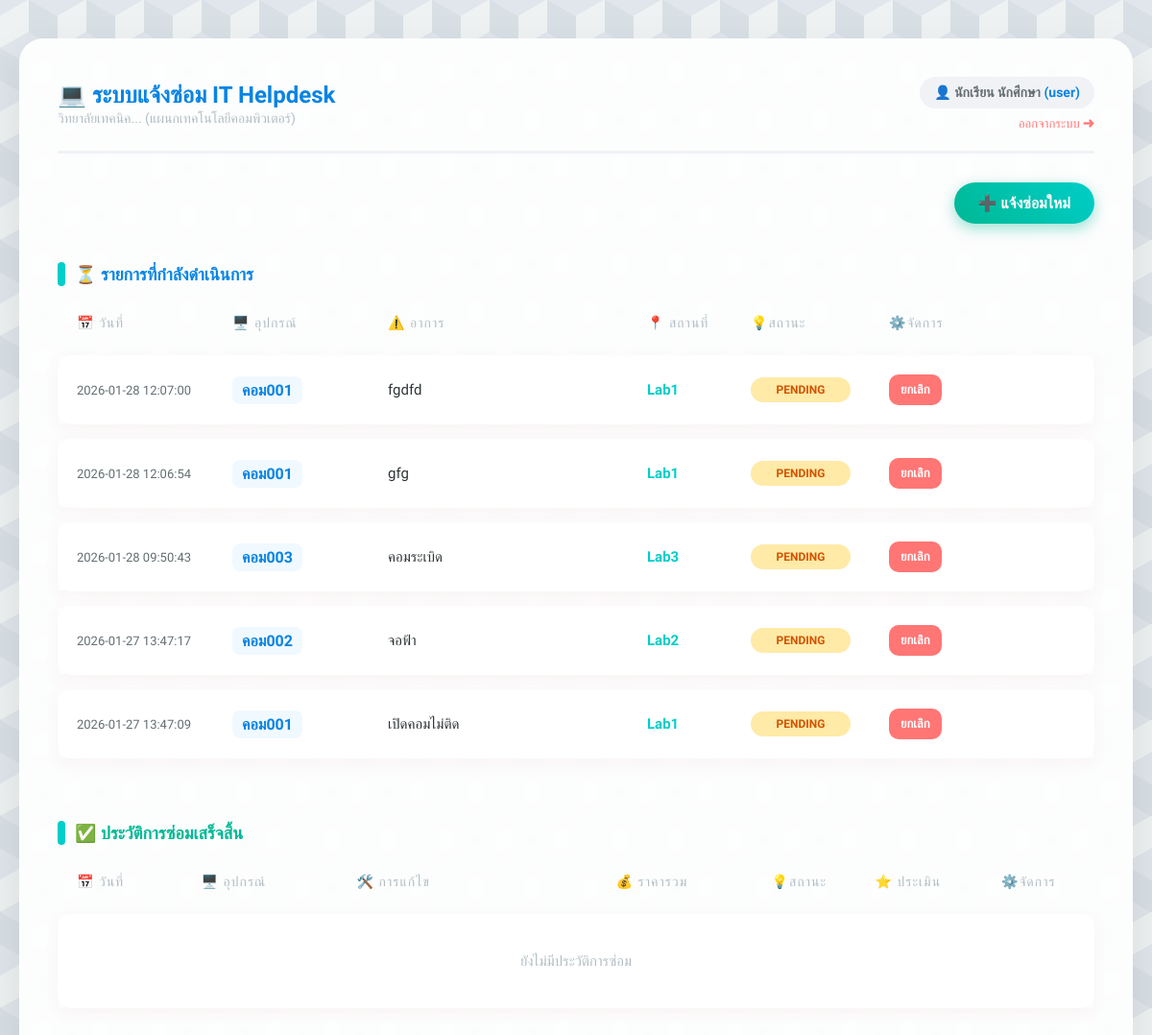
Before: /dashboard (signed in) with the older database file.
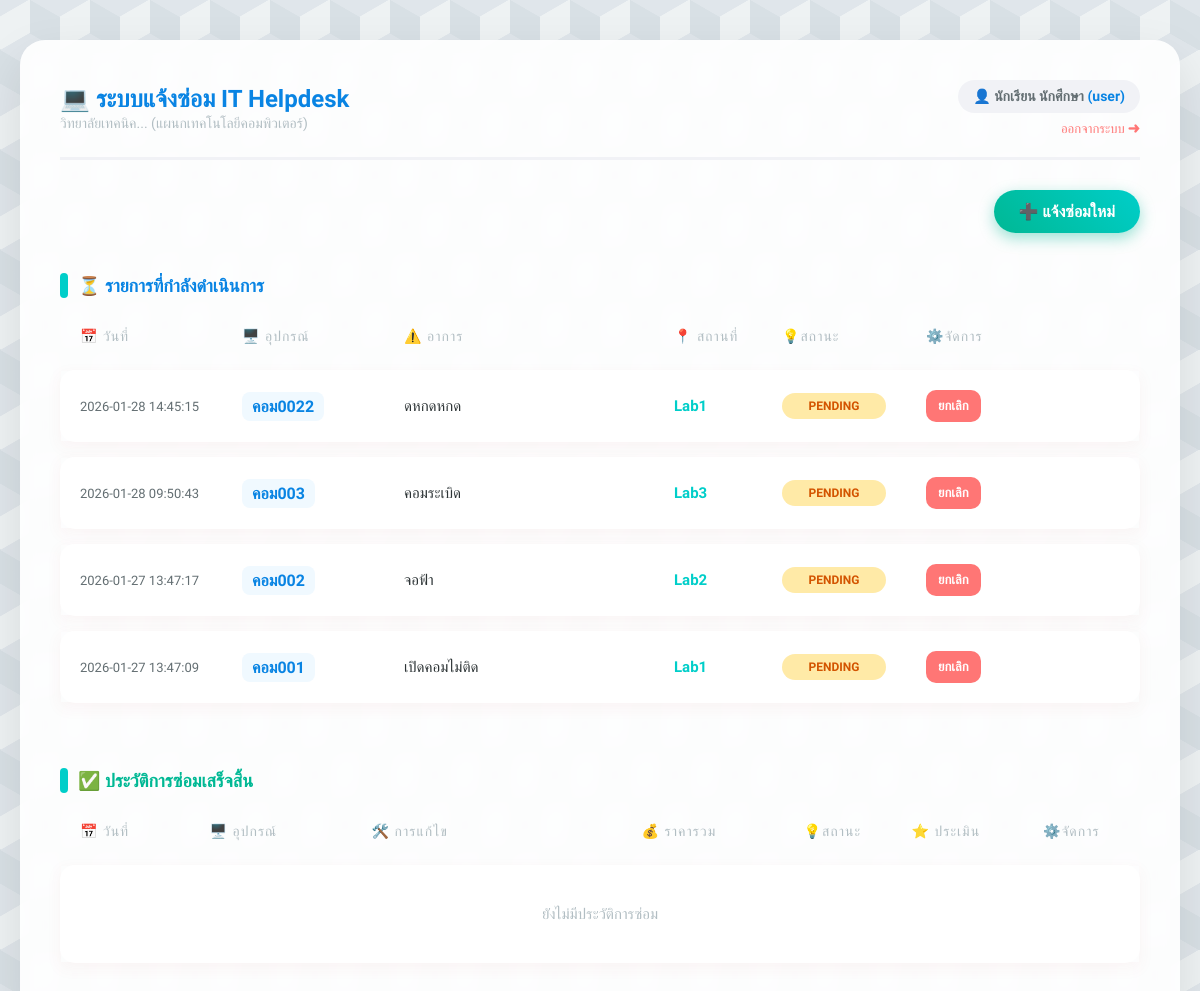
After: the same page with the newer database file.
### tables this page shows
CREATE TABLE repairs (
        repair_id INTEGER PRIMARY KEY AUTOINCREMENT,
        user_id INTEGER NOT NULL,
        device_name TEXT NOT NULL,
        problem_detail TEXT NOT NULL,
        location TEXT NOT NULL,
        status TEXT DEFAULT 'Pending',
        report_date TIMESTAMP DEFAULT CURRENT_TIMESTAMP,
        technician_note TEXT,
        FOREIGN KEY (user_id) REFERENCES users (user_id)
    );

### app.py (the view)
@app.route('/dashboard')
def dashboard():
    if 'user_id' not in session:
        return redirect(url_for('login'))
    conn = get_db_connection()
    if session['role'] == 'admin':
        all_repairs = conn.execute('''
            SELECT r.*, u.fullname, e.rating, e.comment
            FROM repairs r
            JOIN users u ON r.user_id = u.user_id
            LEFT JOIN evaluations e ON r.repair_id = e.repair_id
            ORDER BY r.report_date DESC
        ''').fetchall()
    else:
        all_repairs = conn.execute('''
            SELECT r.*, e.rating, e.comment
            FROM repairs r
            LEFT JOIN evaluations e ON r.repair_id = e.repair_id
            WHERE r.user_id = ?
            ORDER BY r.report_date DESC
        ''', (session['user_id'],)).fetchall()
    conn.close()
    active_repairs = []
    completed_repairs = []
    for repair in all_repairs:
        if repair['status'] == 'Completed':
            completed_repairs.append(repair)
        else:
            active_repairs.append(repair)
    return render_template('index.html',
                           name=session['fullname'],
                           role=session['role'],
                           active_repairs=active_repairs,
                           completed_repairs=completed_repairs)

### app.py (called while the page is built)
def get_db_connection():
    conn = sqlite3.connect('maintenance.db')
    conn.row_factory = sqlite3.Row
    return conn

### templates/index.html (shortened to what this page needs)
<!DOCTYPE html>
<html lang="th">
<head>
    <link rel="stylesheet" href="{{ url_for('static', filename='style.css') }}">
</head>
<body>
<div class="container">
    <header>
        <div>
            <h1>💻 ระบบแจ้งซ่อม IT Helpdesk</h1>
            <span style="color: #b2bec3; font-size: 14px;">วิทยาลัยเทคนิค... (แผนกเทคโนโลยีคอมพิวเตอร์)</span>
        </div>
        <div style="text-align: right;">
            <div class="user-badge">
                👤 {{ name }} <span style="color: #0984e3;">({{ role }})</span>
            </div>
            <a href="{{ url_for('logout') }}" style="color: #ff7675; text-decoration: none; font-size: 13px; margin-top: 8px; display: inline-block;">ออกจากระบบ ➜</a>
        </div>
    </header>
    {% if role == 'user' %}
        <div style="text-align: right; margin-bottom: 20px;">
            <a href="{{ url_for('report') }}" class="btn btn-add">➕ แจ้งซ่อมใหม่</a>
        </div>
    {% endif %}
    <h2>⏳ รายการที่กำลังดำเนินการ</h2>
    <table>
        <thead>
            <tr>
                <th width="15%">📅 วันที่</th>
                <th width="15%">🖥️ อุปกรณ์</th>
                <th width="25%">⚠️ อาการ</th>
                <th width="10%">📍 สถานที่</th>
                <th width="10%">💡สถานะ</th>
                <th>⚙️จัดการ</th>
            </tr>
        </thead>
        <tbody>
            {% for repair in active_repairs %}
            <tr>
                <td class="col-date">{{ repair['report_date'] }}</td>
                <td><span class="col-device">{{ repair['device_name'] }}</span></td>
                <td class="col-problem">{{ repair['problem_detail'] }}</td>
                <td class="col-location">{{ repair['location'] }}</td>
                <td><span class="badge status-{{ repair['status'].split(' ')[0] }}">{{ repair['status'] }}</span></td>
                <td>
                    <div class="action-group">
                        {% if role == 'admin' %}
                            <a href="{{ url_for('update_repair', repair_id=repair['repair_id']) }}" class="btn btn-update">✏️แก้ไข</a>
                            <a href="{{ url_for('delete_repair', repair_id=repair['repair_id']) }}" class="btn btn-delete" onclick="return confirm('ยืนยันลบ?');">🗑️</a>
                        {% else %}
                            {% if repair['status'] == 'Pending' %}
                                <a href="{{ url_for('delete_repair', repair_id=repair['repair_id']) }}" class="btn btn-delete" onclick="return confirm('ยกเลิก?');">ยกเลิก</a>
                            {% else %}
                                <span style="color: #b2bec3; font-size: 12px;">กำลังซ่อม...</span>
                            {% endif %}
                        {% endif %}
                    </div>
                </td>
            </tr>
            {% else %}
            <tr><td colspan="7" style="text-align: center; color: #b2bec3; padding: 40px;">ไม่มีงานค้างในระบบ ✅</td></tr>
            {% endfor %}
        </tbody>
    </table>
    <h2 style="color: #00b894; margin-top: 50px;">✅ ประวัติการซ่อมเสร็จสิ้น</h2>
    <table>
        <thead>
            <tr>
                <th width="12%">📅 วันที่</th>
                <th width="15%">🖥️ อุปกรณ์</th>
                <th width="25%">🛠️ การแก้ไข</th>
                <th width="15%">💰 ราคารวม</th>
                <th width="10%">💡สถานะ</th>
                <th>⭐ ประเมิน</th>
                <th>⚙️จัดการ</th>
            </tr>
        </thead>
        <tbody>
            {% for repair in completed_repairs %}
            <tr>
                <td class="col-date">{{ repair['report_date'] }}</td>
                <td><span class="col-device">{{ repair['device_name'] }}</span></td>
                <td>
                    <div style="font-weight: 500; color: #00b894;">✔ {{ repair['technician_note'] or '-' }}</div>
                    <small style="color: #b2bec3;">(อาการเดิม: {{ repair['problem_detail'] }})</small>
                </td>
                <td>
                    {% if repair['cost'] and repair['cost'] > 0 %}
                        <div class="cost-display">฿{{ "{:,.0f}".format(repair['cost']) }}</div>
                        {% if repair['spare_parts'] %}
                            <div style="font-size: 11px; color: #b2bec3; margin-top: 4px;">{{ repair['spare_parts'] }}</div>
                        {% endif %}
                    {% else %}
                        <span style="color: #b2bec3;">ฟรี</span>
                    {% endif %}
                </td>
                <td><span class="badge status-Completed">Completed</span></td>
                <td>
                    {% if repair['rating'] %}
                        <div style="color: #fdcb6e; letter-spacing: 2px;">
                            {{ '★' * repair['rating'] }}
                        </div>
                    {% else %}
                        {% if role == 'user' %}
                            <a href="{{ url_for('evaluate', repair_id=repair['repair_id']) }}" class="btn btn-rate">⭐ ให้ดาว</a>
                        {% else %}
                            <span style="color: #b2bec3; font-size: 12px;">⌛รอประเมิน</span>
                        {% endif %}
                    {% endif %}
                </td>
                <td>
                    {% if role == 'admin' %}
                        <a href="{{ url_for('delete_repair', repair_id=repair['repair_id']) }}" class="btn btn-delete" onclick="return confirm('ลบประวัติ?');" style="padding: 5px 10px;">🗑️</a>
                    {% endif %}
                </td>
            </tr>
            {% else %}
            <tr><td colspan="7" style="text-align: center; color: #b2bec3; padding: 40px;">ยังไม่มีประวัติการซ่อม</td></tr>
            {% endfor %}
        </tbody>
    </table>
</div>
</body>
</html>

### static/style.css (style rules this page uses)
:root { --primary-blue: #0984e3; --light-blue: #74b9ff; --teal: #00cec9; --bg-color: #dfe6e9; --text-color: #2d3436; --border-radius: 15px; }
body { font-family: 'Prompt', sans-serif; color: var(--text-color); margin: 0; padding: 40px 20px; min-height: 100vh; background-color: #eef2f3; background-image: linear-gradient(30deg, #e0e6eb 12%, transparent 12.5%, transparent 87%, #e0e6eb 87.5%, #e0e6eb), linear-gradient(150deg, #e0e6eb 12%, transparent 12.5%, transparent 87%, #e0e6eb 87.5%, #e0e6eb), linear-gradient(30deg, #e0e6eb 12%, transparent 12.5%, transparent 87%, #e0e6eb 87.5%, #e0e6eb), linear-gradient(150deg, #e0e6eb 12%, transparent 12.5%, transparent 87%, #e0e6eb 87.5%, #e0e6eb), linear-gradient(60deg, #d8e0e5 25%, transparent 25.5%, transparent 75%, #d8e0e5 75%, #d8e0e5), linear-gradient(60deg, #d8e0e5 25%, transparent 25.5%, transparent 75%, #d8e0e5 75%, #d8e0e5); background-size: 60px 100px; background-position: 0 0, 0 0, 30px 50px, 30px 50px, 0 0, 30px 50px; display: flex; justify-content: center; }
.container { width: 100%; max-width: 1200px; background: rgba(255, 255, 255, 0.9); padding: 40px; border-radius: 25px; box-shadow: 0 20px 50px rgba(0,0,0,0.1); backdrop-filter: blur(10px); }
header { display: flex; justify-content: space-between; align-items: center; padding-bottom: 20px; border-bottom: 3px solid #f1f2f6; margin-bottom: 30px; }
h1 { color: var(--primary-blue); margin: 0; display: flex; align-items: center; font-size: 24px; }
.user-badge { background: #f1f2f6; padding: 8px 15px; border-radius: 30px; font-size: 14px; color: #636e72; font-weight: 600; }
h2 { font-size: 18px; color: var(--primary-blue); margin-top: 40px; margin-bottom: 15px; display: flex; align-items: center; }
h2::before { content: ''; display: inline-block; width: 8px; height: 25px; background: var(--teal); margin-right: 10px; border-radius: 4px; }
table { width: 100%; border-collapse: separate; border-spacing: 0 15px; }
th { text-align: left; color: #b2bec3; font-weight: 500; padding: 0 20px 10px 20px; font-size: 14px; text-transform: uppercase; letter-spacing: 1px; }
tbody tr { background-color: white; box-shadow: 0 5px 15px rgba(189, 71, 71, 0.05); transition: transform 0.2s; }
td { padding: 20px; vertical-align: middle; border: none; font-size: 15px; }
td:first-child { border-top-left-radius: var(--border-radius); border-bottom-left-radius: var(--border-radius); }
td:last-child { border-top-right-radius: var(--border-radius); border-bottom-right-radius: var(--border-radius); }
.col-date { font-size: 13px; color: #636e72; white-space: nowrap; }
.col-device { font-weight: 700; color: var(--primary-blue); font-size: 16px; background: #f0f9ff; padding: 5px 10px; border-radius: 8px; display: inline-block; }
.col-problem { color: #2d3436; line-height: 1.4; }
.col-location { font-weight: 600; color: var(--teal); }
.badge { padding: 6px 12px; border-radius: 20px; font-size: 12px; font-weight: 700; text-transform: uppercase; display: inline-block; text-align: center; min-width: 80px; }
.status-Pending { background: #ffeaa7; color: #d35400; }
.action-group { display: flex; gap: 8px; }
.btn { text-decoration: none; padding: 8px 12px; border-radius: 10px; font-size: 13px; font-weight: 600; transition: 0.2s; display: inline-flex; align-items: center; border: none; cursor: pointer; }
.btn-add { background: linear-gradient(45deg, #00b894, #00cec9); color: white; padding: 12px 25px; font-size: 16px; border-radius: 50px; box-shadow: 0 5px 15px rgba(0, 184, 148, 0.4); }
.btn-delete { background: #ff7675; color: white; }

Changed rows visible on the page:
removed repairs: report_date "2026-01-28 12:07:00", device_name "คอม001", problem_detail "fgdfd", location "Lab1", status "PENDING"
removed repairs: report_date "2026-01-28 12:06:54", device_name "คอม001", problem_detail "gfg", location "Lab1", status "PENDING"
added repairs: report_date "2026-01-28 14:45:15", device_name "คอม0022", problem_detail "ดหกดหกด", location "Lab1", status "PENDING"
